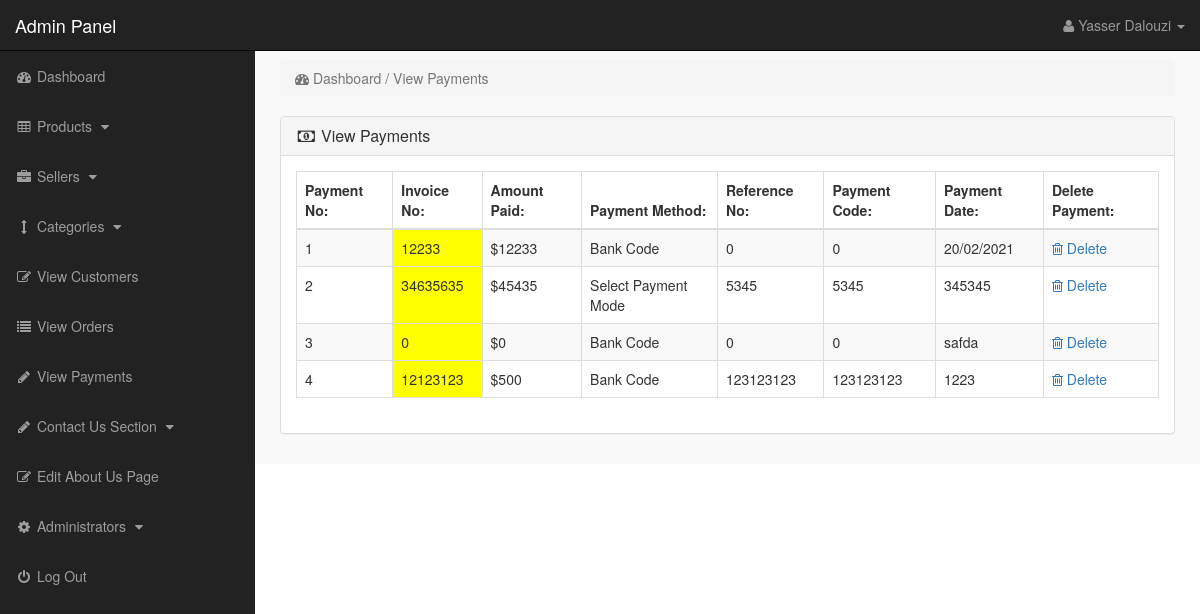
The app's page /admin_area/index.php?view_payments (signed in) with its own data.
### tables this page shows
CREATE TABLE `payments` (
  `payment_id` int(10) NOT NULL,
  `invoice_no` int(10) NOT NULL,
  `amount` int(10) NOT NULL,
  `payment_mode` text NOT NULL,
  `ref_no` int(10) NOT NULL,
  `code` int(10) NOT NULL,
  `payment_date` text NOT NULL
);

### admin_area/view_payments.php (the view)
<?php
if(!isset($_SESSION['admin_email'])){
echo "<script>window.open('login.php','_self')</script>";
}
else {
?>
<div class="row">
<div class="col-lg-12">
<ol class="breadcrumb">
<li class="active">
<i class="fa fa-dashboard"></i> Dashboard / View Payments
</li>
</ol>
</div>
</div>
<div class="row">
<div class="col-lg-12">
<div class="panel panel-default">
<div class="panel-heading">
<h3 class="panel-title">
<i class="fa fa-money fa-fw"> </i> View Payments
</h3>
</div>
<div class="panel-body">
<div class="table-responsive">
<table class="table table-hover table-bordered table-striped">
<thead>
<tr>
<th>Payment No:</th>
<th>Invoice No:</th>
<th>Amount Paid:</th>
<th>Payment Method:</th>
<th>Reference No:</th>
<th>Payment Code:</th>
<th>Payment Date:</th>
<th>Delete Payment:</th>
</tr>
</thead>
<tbody>
<?php
$i = 0;
$get_payments = "select * from payments";
$run_payments = mysqli_query($con,$get_payments);
while($row_payments = mysqli_fetch_array($run_payments)){
$payment_id = $row_payments['payment_id'];
$invoice_no = $row_payments['invoice_no'];
$amount = $row_payments['amount'];
$payment_mode = $row_payments['payment_mode'];
$ref_no = $row_payments['ref_no'];
$code = $row_payments['code'];
$payment_date = $row_payments['payment_date'];
$i++;
?>
<tr>
<td><?php echo $i; ?></td>
<td bgcolor="yellow" ><?php echo $invoice_no; ?></td>
<td>$<?php echo $amount; ?></td>
<td><?php echo $payment_mode; ?></td>
<td><?php echo $ref_no; ?></td>
<td><?php echo $code; ?></td>
<td><?php echo $payment_date; ?></td>
<td>
<a href="index.php?payment_delete=<?php echo $payment_id; ?>" >
<i class="fa fa-trash-o" ></i> Delete
</a>
</td>
</tr>
<?php } ?>
</tbody>
</table>
</div>
</div>
</div>
</div>
</div>
<?php } ?>

### admin_area/includes/sidebar.php (shortened to what this page needs)
<?php
if(!isset($_SESSION['admin_email'])){
echo "<script>window.open('login.php','_self')</script>";
}
else {
?>
<nav class="navbar navbar-inverse navbar-fixed-top" >
<div class="navbar-header" >
<a class="navbar-brand" href="index.php?dashboard" >Admin Panel</a>
</div>
<ul class="nav navbar-right top-nav" >
<li class="dropdown" >
<a href="#" class="dropdown-toggle" data-toggle="dropdown" >
<i class="fa fa-user" ></i>
<?php echo $admin_name; ?> <b class="caret" ></b>
</a>
</li>
</ul>
<div class="collapse navbar-collapse navbar-ex1-collapse">
<ul class="nav navbar-nav side-nav">
<li>
<a href="index.php?dashboard">
<i class="fa fa-fw fa-dashboard"></i> Dashboard
</a>
</li>
<li>
<a href="#" data-toggle="collapse" data-target="#products">
<i class="fa fa-fw fa-table"></i> Products
<i class="fa fa-fw fa-caret-down"></i>
</a>
</li>
<li>
<a href="#" data-toggle="collapse" data-target="#manufacturers">
<i class="fa fa-fw fa-briefcase"></i> Sellers
<i class="fa fa-fw fa-caret-down"></i>
</a>
</li>
<li>
<a href="#" data-toggle="collapse" data-target="#cat">
<i class="fa fa-fw fa-arrows-v"></i> Categories
<i class="fa fa-fw fa-caret-down"></i>
</a>
</li>
<li>
<a href="index.php?view_customers">
<i class="fa fa-fw fa-edit"></i> View Customers
</a>
</li>
<li>
<a href="index.php?view_orders">
<i class="fa fa-fw fa-list"></i> View Orders
</a>
</li>
<li>
<a href="index.php?view_payments">
<i class="fa fa-fw fa-pencil"></i> View Payments
</a>
</li>
<li>
<a href="#" data-toggle="collapse" data-target="#contact_us">
<i class="fa fa-fw fa-pencil"> </i> Contact Us Section
<i class="fa fa-fw fa-caret-down"></i>
</a>
</li>
<li>
<a href="index.php?edit_about_us">
<i class="fa fa-fw fa-edit"></i> Edit About Us Page
</a>
</li>
<li>
<a href="#" data-toggle="collapse" data-target="#users">
<i class="fa fa-fw fa-gear"></i> Administrators
<i class="fa fa-fw fa-caret-down"></i>
</a>
</li>
<li>
<a href="logout.php">
<i class="fa fa-fw fa-power-off"></i> Log Out
</a>
</li>
</ul>
</div>
</nav>
<?php } ?>

### admin_area/css/style.css (style rules this page uses)
body { margin-top:100px; }
@media (min-width: 768px) { body { margin-top:50px; } }
.top-nav { padding:0 15px; }
.top-nav>li { display:inline-block; float:left; }
.top-nav>li>a { padding-top:15px; padding-bottom:15px; line-height:20px; color:#999; }
@media (min-width: 768px) { .side-nav { position:fixed; top:51px; width:255px; border-radius:0; overflow-y:auto; background-color: #222; bottom:0; overflow-x:hidden; padding-bottom:40px; } }
@media (min-width: 768px) { .side-nav>li>a { width:255px; } }
.panel-body { border-radius:5px; }

### records on screen
payments: invoice_no "12233", amount "12233", payment_mode "Bank Code", ref_no "0", code "0", payment_date "20/02/2021"
payments: invoice_no "34635635", amount "45435", payment_mode "Select Payment Mode", ref_no "5345", code "5345", payment_date "345345"
payments: invoice_no "0", amount "0", payment_mode "Bank Code", ref_no "0", code "0", payment_date "safda"
payments: invoice_no "12123123", amount "500", payment_mode "Bank Code", ref_no "123123123", code "123123123", payment_date "1223"

### other values on screen
$admin_name "Yasser Dalouzi"
